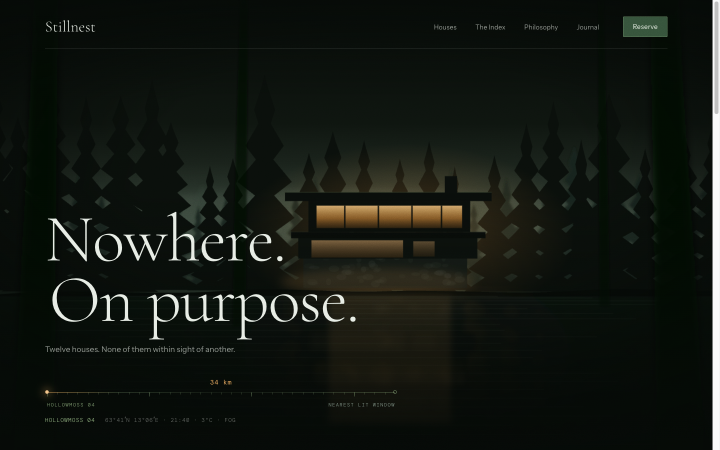
#> input picture fn-1440-hero.png, 1440 x 900 px (shown at 1/2 size)
$ python frame-check.py ../fn-1440-hero.png
#> lines starting #> are read from the running program, lines starting #| are printed output that depends on the picture
#!/usr/bin/env python3
"""Measure whether a catalog still actually obeys the brand's one-warm-light rule.

WHY THIS EXISTS
    The palette has exactly one warm token and it means "lit or live". Every
    prompt says so, and it was still being broken: measured across the first four
    houses, the brightest mass in the frame is the SKY rather than the lit window
    in two of them (hollowmoss-04, moss-verse-01). Nobody saw it, because a dusk
    photograph of a house in a forest looks correct to the eye whichever thing in
    it happens to be brightest. It takes a number.

    This is the frame's equivalent of `derive.py --check`: it does not judge
    whether a picture is good, only whether it breaks a rule we have committed to.

WHAT IT MEASURES, AND WHAT IT CANNOT
    Measurable cheaply and reported here:
      - the warm core: where the warmest pixels are, and how bright they are
      - the bright peak: where the brightest pixels are
      - whether the bright peak is the warm core, or something else beating it

    NOT measured, deliberately, because it needs segmentation and would be a
    guess dressed as a figure: the building's bounding box, and therefore its
    share of frame width and area. Those stay an eye check against the prompt
    README until something can measure them honestly.

WHY CENTROIDS OF A QUANTILE, NOT max()
    One clipped pixel on a wave crest is not what an eye follows. Both readings
    are the centroid of the top 0.2% of pixels on their own metric, which is a
    mass rather than an accident. Warmth is R-B: at dusk everything in frame is
    lit by cold skylight except the one thing we care about.

USAGE
    python3 scripts/frame-check.py                    # every photographed house
    python3 scripts/frame-check.py blackwater-11
    python3 scripts/frame-check.py path/to/fresh.png  # before paying to upscale it
    python3 scripts/frame-check.py --strict            # exit 1 if any frame fails

Taking a bare path matters: the cheapest moment to reject a frame is before
scripts/upscale.py spends a fal.ai call on it, and while regenerating still costs
nothing but another prompt.
"""

from __future__ import annotations

import argparse
import sys
from pathlib import Path

from PIL import Image

REPO = Path(__file__).resolve().parent.parent
STAYS = REPO / "public" / "stays"

# Analysis width. Small on purpose: this asks where the light sits, not what the
# grain looks like, and a 300px pass makes a sweep of twelve houses instant.
WIDTH = 300
QUANTILE = 0.002

# Above this fraction of frame height, a bright mass in a dusk landscape is sky
# or open water reflecting it, never the house. Derived from the four shipped
# frames, where every house's own glazing sits below 0.35 and both failures sat
# above it.
SKY_BAND = 0.35

# Houses shot in daylight, declared rather than detected.
#
# The rule above — the lit window must not lose to the sky — is a DUSK rule. In
# hard desert daylight the sky IS the brightest thing in the frame and that is
# correct, not a fault. An automatic test was tried first and does not work: a
# daylight Atacama living room measures a median luminance of 0.30 against 0.31
# for a dusk bamboo room, so brightness cannot separate them. What can is the
# weather table in `content/prompts/README.md`, where every house's light is
# assigned on purpose — so this list mirrors it, and a house moves onto it the
# same day its weather is decided.
DAYLIGHT = {
    "meridian-05",     # hard clear daylight, sharp shadows
    "quiet-fern-06",   # clear dawn, fast cloud
    "hollowmoss-04",   # morning mist, low sun
    "whitehour-08",    # cold clear morning, frost
    "kaldbak-09",      # fog with breaks of sun
    "driftline-10",    # clear golden evening
}


def load(path: Path) -> Image.Image:
    im = Image.open(path).convert("RGB")
    return im.resize((WIDTH, round(WIDTH * im.height / im.width)), Image.LANCZOS)


def centroid(values: list[float], w: int, h: int) -> tuple[float, float, float]:
    """Centroid and mean value of the top QUANTILE of `values`, as fractions."""
    n = max(1, int(len(values) * QUANTILE))
    top = sorted(range(len(values)), key=lambda i: -values[i])[:n]
    x = sum(i % w for i in top) / n / w
    y = sum(i // w for i in top) / n / h
    return x, y, sum(values[i] for i in top) / n


def check(path: Path, daylight: bool = False) -> tuple[bool, str]:
    im = load(path)
    w, h = im.size
    # tobytes rather than getdata(): getdata is deprecated in Pillow 14, and a
    # flat buffer sliced by stride is faster anyway.
    raw = im.tobytes()
    r_, g_, b_ = raw[0::3], raw[1::3], raw[2::3]

    luma = [
        (r * 299 + g * 587 + b * 114) / 1000 for r, g, b in zip(r_, g_, b_, strict=True)
    ]
    warmth = [float(r) - float(b) for r, b in zip(r_, b_, strict=True)]

    bx, by, bl = centroid(luma, w, h)
    wx, wy, _ = centroid(warmth, w, h)

    # Luminance of the warm core itself, so the two can be compared directly.
    i = min(int(wy * h) * w + int(wx * w), len(luma) - 1)
    wl = luma[i]

    peak_is_sky = by < SKY_BAND
    warm_leads = wl >= bl - 8  # within a hair of the brightest mass

    ok = warm_leads or not peak_is_sky or daylight
    note = (
        f"warm core ({wx:.2f}, {wy:.2f}) L={wl / 255:.2f}   "
        f"bright peak ({bx:.2f}, {by:.2f}) L={bl / 255:.2f}   "
    )
    if daylight and peak_is_sky and not warm_leads:
        note += "daylight house — sky rule does not apply"
    elif ok:
        note += "ok"
    else:
        note += "FAIL — the sky is brighter than the lit window"
    return ok, note


def main() -> None:
    ap = argparse.ArgumentParser(description=__doc__)
    ap.add_argument("target", nargs="*", help="house slugs, or paths to image files")
    ap.add_argument("--strict", action="store_true", help="exit 1 on any failure")
    args = ap.parse_args()

    # A slug names a published house; anything that exists as a file is measured
    # where it lies, so a fresh generation can be judged before it costs anything.
    sources: list[tuple[str, Path]] = []
    if args.target:
        for target in args.target:
            path = Path(target)
            if path.is_file():
                sources.append((path.stem, path))
            else:
                sources.append((target, STAYS / target / "exterior.jpg"))
    else:
        sources = [
            (p.name, p / "exterior.jpg") for p in sorted(STAYS.iterdir()) if p.is_dir()
        ]

    failures = 0
    for label, source in sources:
        if not source.exists():
            print(f"{label:16} no such file: {source}")
            continue
        ok, note = check(source, daylight=label.split('/')[0] in DAYLIGHT)
#> in load, im is the input picture: PIL image 1440x900 RGB; mean R, G, B 19.3, 23.8, 17.9
#> in load, `return im.resize((WIDTH, round(WIDTH * im.height / im.width)), Image.L..`:
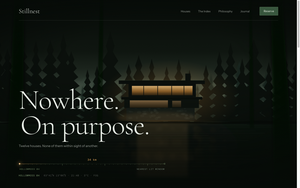
#> returned value: PIL image 300x188 RGB; mean R, G, B 19.4, 23.8, 17.9
#> in check, `luma = [ (r * 299 + g * 587 + b * 114) / 1000 for r, g, b in zip(r_, g..`: luma = 56400 items
#> in centroid, `n = max(1, int(len(values) * QUANTILE))`: n = 112
#> in centroid, `top = sorted(range(len(values)), key=lambda i: -values[i])[:n]`: top = 112 values, max 42101 at index 33, min 14698 at index 0, mean 29139.6
#> in centroid, `x = sum(i % w for i in top) / n / w`: x = 0.578
#> in centroid, `y = sum(i // w for i in top) / n / h`: y = 0.514
#> in check, `bx, by, bl = centroid(luma, w, h)`: bx = 0.578; by = 0.514; bl = 252.8
#> in check, `wx, wy, _ = centroid(warmth, w, h)`: wx = 0.541; wy = 0.466
#> in check, `i = min(int(wy * h) * w + int(wx * w), len(luma) - 1)`: i = 26262
#> in check, `wl = luma[i]`: wl = 152.6
#> in check, `peak_is_sky = by < SKY_BAND`: peak_is_sky = False
#> in check, `ok = warm_leads or not peak_is_sky or daylight`: ok = True
#> ok = True
        failures += not ok
#> failures = 0
        print(f"{label:16} {note}")
#| fn-1440-hero     warm core (0.54, 0.47) L=0.60   bright peak (0.58, 0.51) L=0.99   ok

    if failures:
        print(f"\n{failures} frame(s) put the brightest mass in the sky.")
        print("Fix in the prompt — ask for a darker, deeper sky and a brighter")
        print("interior — not by editing the file; the sky is half the picture.")
        if args.strict:
            sys.exit(1)


if __name__ == "__main__":
    main()
